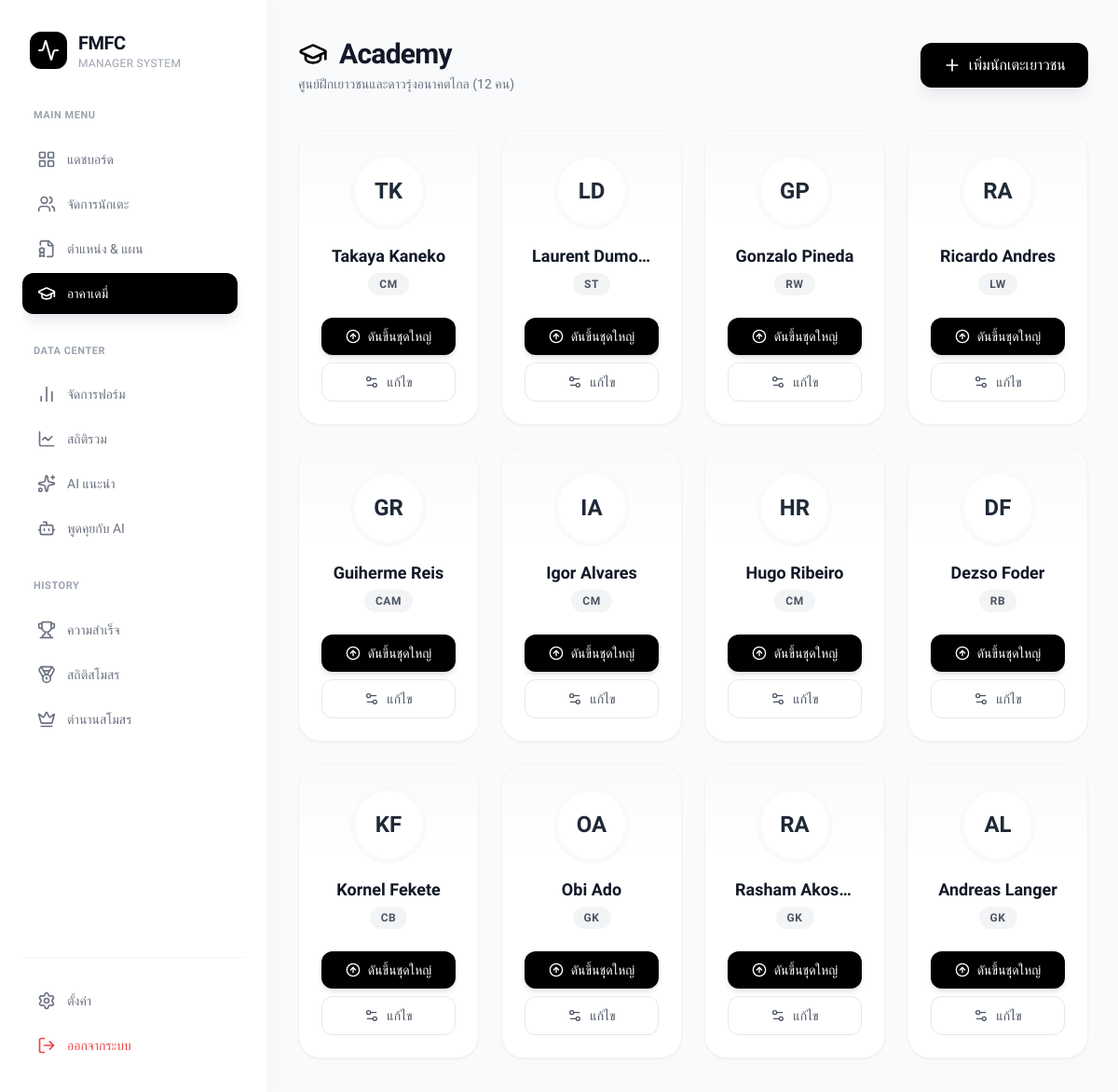
The page /pages/academy.php (signed in) on the database its author committed.
### tables this page shows
CREATE TABLE `academy_players` (
  `academy_player_id` int(11) NOT NULL,
  `user_id` int(11) NOT NULL,
  `name` varchar(255) NOT NULL,
  `position` enum('st','cf','lw','rw','lm','rm','cam','cm','cdm','cb','lb','rb','gk') NOT NULL
);

### pages/academy.php (the view, shortened to what this page needs)
<?php
include "../includes/db_config.php";
$user_id = $_SESSION['user_id'];
$query = $conn->prepare("SELECT * FROM academy_players WHERE user_id = :user_id ORDER BY academy_player_id ASC");
$query->bindParam(':user_id', $user_id, PDO::PARAM_INT);
$query->execute();
$academyPlayers = $query->fetchAll(PDO::FETCH_ASSOC);
if (!function_exists('getInitials')) {
    function getInitials($name) {
        $words = explode(' ', $name);
        $initials = '';
        foreach ($words as $word) {
            if (!empty($word)) $initials .= strtoupper(substr($word, 0, 1));
        }
        return $initials;
    }
}
?>
<!DOCTYPE html>
<html lang="th">
<head>
    <script src="https://cdn.tailwindcss.com"></script>
    <link rel="stylesheet" type="text/css" href="https://cdn.jsdelivr.net/npm/toastify-js/src/toastify.min.css">
</head>
<body class="bg-[#F9FAFB] text-gray-800">
    <div class="flex h-screen overflow-hidden">
        <?php include '../includes/navbar.php'; ?>
        <main class="flex-1 px-8 py-10 overflow-y-auto">
            <div class="flex flex-col md:flex-row md:items-center justify-between gap-4 mb-10">
                <div>
                    <h1 class="text-3xl font-bold text-gray-900 tracking-tight flex items-center gap-3">
                        <i data-lucide="graduation-cap" class="w-8 h-8 text-black"></i>
                        Academy
                    </h1>
                    <p class="text-gray-500 mt-1 text-sm">ศูนย์ฝึกเยาวชนและดาวรุ่งอนาคตไกล (<?= count($academyPlayers) ?> คน)</p>
                </div>
                <a href="add_academy_player.php" class="bg-black text-white px-6 py-3 rounded-xl hover:bg-gray-800 transition-all shadow-lg shadow-gray-200 flex items-center gap-2 font-medium">
                    <i data-lucide="plus" class="w-5 h-5"></i> เพิ่มนักเตะเยาวชน
                </a>
            </div>
            <div class="grid grid-cols-1 sm:grid-cols-2 md:grid-cols-3 lg:grid-cols-4 xl:grid-cols-5 gap-6">
                <?php if (count($academyPlayers) > 0): ?>
                    <?php foreach ($academyPlayers as $player): ?>
                        <?php $initials = getInitials($player['name']); ?>
                        <div class="bg-white p-6 rounded-3xl shadow-sm border border-gray-100 hover:shadow-lg hover:-translate-y-1 transition-all duration-300 group flex flex-col items-center relative overflow-hidden">
                            <div class="w-20 h-20 rounded-full bg-white border-4 border-gray-50 flex items-center justify-center text-gray-800 font-bold text-2xl mb-4 shadow-sm z-10 group-hover:border-black group-hover:bg-black group-hover:text-white transition-all duration-300">
                                <?= htmlspecialchars($initials); ?>
                            </div>
                            <h3 class="text-lg font-bold text-gray-900 truncate w-full text-center px-2 mb-1 z-10">
                                <?= htmlspecialchars($player['name']); ?>
                            </h3>
                            <span class="px-3 py-1 rounded-full bg-gray-100 text-gray-600 text-xs font-bold uppercase tracking-wider mb-6 z-10">
                                <?= htmlspecialchars($player['position']); ?>
                            </span>
                            <div class="flex flex-col gap-2 w-full mt-auto z-10">
                                <button onclick="promotePlayer(<?= $player['academy_player_id']; ?>, '<?= htmlspecialchars($player['name']); ?>')"
                                    class="w-full bg-black text-white py-2.5 rounded-xl hover:bg-gray-800 transition shadow-md flex items-center justify-center gap-2 text-sm font-medium">
                                    <i data-lucide="arrow-up-circle" class="w-4 h-4"></i> ดันขึ้นชุดใหญ่
                                </button>
                                <a href="edit_academy_player.php?id=<?= $player['academy_player_id']; ?>"
                                    class="w-full bg-white border border-gray-200 text-gray-600 py-2.5 rounded-xl hover:bg-gray-50 hover:text-black hover:border-gray-300 transition flex items-center justify-center gap-2 text-sm font-medium">
                                    <i data-lucide="settings-2" class="w-4 h-4"></i> แก้ไข
                                </a>
                            </div>
                        </div>
                    <?php endforeach; ?>
                <?php endif; ?>
            </div>
        </main>
    </div>
</body>
</html>

### pages/academy.php (style rules this page uses)
body { font-family: 'Kanit', sans-serif; }

### rows shown on the page
academy_players: name "TK", name "Takaya Kaneko", position "CM"
academy_players: name "LD", name "Laurent Dumo…", position "ST"
academy_players: name "GP", name "Gonzalo Pineda", position "RW"
academy_players: name "RA", name "Ricardo Andres", position "LW"
academy_players: name "GR", name "Guiherme Reis", position "CAM"
academy_players: name "IA", name "Igor Alvares", position "CM"
academy_players: name "HR", name "Hugo Ribeiro", position "CM"
academy_players: name "DF", name "Dezso Foder", position "RB"
academy_players: name "KF", name "Kornel Fekete", position "CB"
academy_players: name "OA", name "Obi Ado", position "GK"
academy_players: name "RA", name "Rasham Akos…", position "GK"
academy_players: name "AL", name "Andreas Langer", position "GK"

### other values the page prints
$item['label'] "แดชบอร์ด"
$item['label'] "จัดการนักเตะ"
$item['label'] "ตำแหน่ง & แผน"
$item['label'] "อาคาเดมี่"
$item['label'] "จัดการฟอร์ม"
$item['label'] "สถิติรวม"
$item['label'] "AI แนะนำ"
$item['label'] "พูดคุยกับ AI"
$item['label'] "ความสำเร็จ"
$item['label'] "สถิติสโมสร"
$item['label'] "ตำนานสโมสร"
count($academyPlayers) "12"
